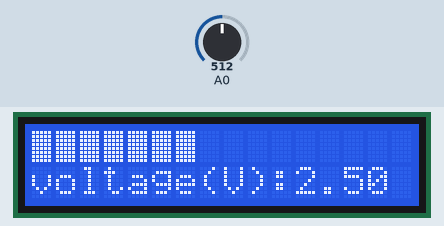
This sketch was run on a simulated Arduino Uno, built with avr-gcc and run on an emulated ATmega328P. On the bench: 16×2 character LCD. The test bench sets the inputs (shaded band); at power-on: A0 = 512.

Above: at 3.3 s.
3.4 s: A0 set to 716
At 4.2 s:
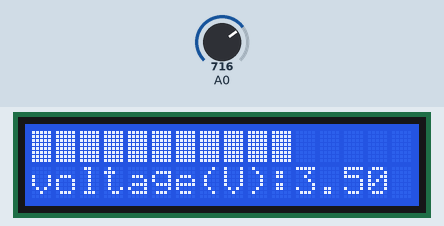
4.9 s: A0 set to 900
At 5.5 s:
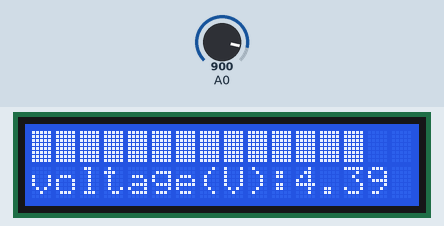
6.4 s: A0 set to 1023
At 7.6 s:
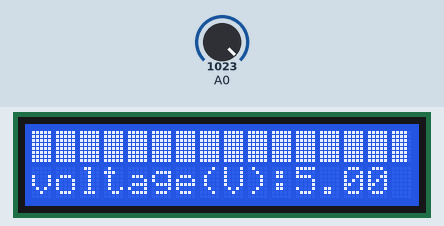
7.9 s: A0 set to 511
At 9.0 s:
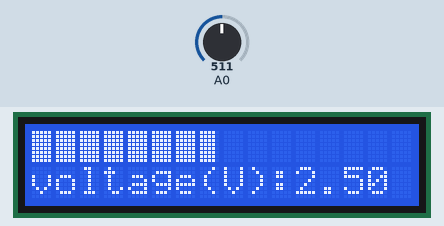
9.4 s: A0 set to 306
At 10.1 s:
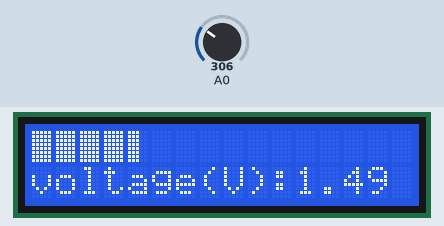
10.9 s: A0 set to 122
At 11.2 s:
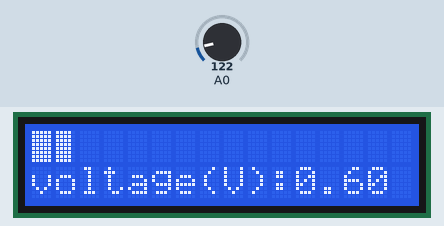
Timing chart, 0 to 13.4 s (numbered marks = the images above; inputs shaded):
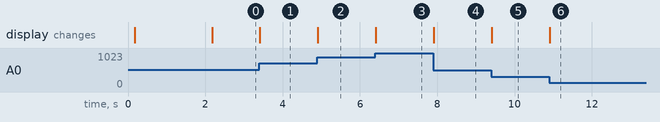

Measured:
- after the input at 3.4 s, the display: changes at once (image 1)
- after the input at 4.9 s, the display: changes at once (image 2)
- after the input at 6.4 s, the display: changes at once (image 3)
- after the input at 7.9 s, the display: changes at once (image 4)
- after the input at 9.4 s, the display: changes at once (image 5)
- after the input at 10.9 s, the display: changes at once (image 6)

The sketch:

cpe_213_Arduino_LCD1602.ino
```cpp
//เรียกใช้ LiquidCrystal เป็น library สำหรับ การทำงานของหน้าจอ LCD ในการต่อแบบขนาน
#include <LiquidCrystal.h>

// ประการตัวแปร และ define ค่าต่างๆเพื่อนำไปใช้คำนวนหาตำแหน่งในการ display graphic ในหน้าจอ LCD
#define lenght 16.0
double percent=100.0;
unsigned char b;
unsigned int peace;

// ทำการสร้างทำแหน่งของ graphic ทั้งหมด และใช้คำสั่ง createChar ภายใน void setup เพื่อสร้างจุดดำบนหน้าจอ LCD ตามตำแหน่งที่กำหนดนี้
byte p1[8] = {
  0x10,
  0x10,
  0x10,
  0x10,
  0x10,
  0x10,
  0x10,
  0x10};

byte p2[8] = {
  0x18,
  0x18,
  0x18,
  0x18,
  0x18,
  0x18,
  0x18,
  0x18};

byte p3[8] = {
  0x1C,
  0x1C,
  0x1C,
  0x1C,
  0x1C,
  0x1C,
  0x1C,
  0x1C};

byte p4[8] = {
  0x1E,
  0x1E,
  0x1E,
  0x1E,
  0x1E,
  0x1E,
  0x1E,
  0x1E};

byte p5[8] = {
  0x1F,
  0x1F,
  0x1F,
  0x1F,
  0x1F,
  0x1F,
  0x1F,
  0x1F};

// ทำการเชื่อ หน้าจอ LCD กับ ARDUINO โดย ARDUINO จะส่งข้อมูลไปติดต่อกับหน้าจอ LCD ผ่าน pin เหล่านี้
LiquidCrystal lcd(12, 11, 5, 4, 3, 2);

void setup()   {
  delay(100);
  lcd.createChar(0, p1);
  lcd.createChar(1, p2);
  lcd.createChar(2, p3);
  lcd.createChar(3, p4);
  lcd.createChar(4, p5);

  lcd.begin(16, 2);
  lcd.print(" voltage reader");
  delay(2000);
}

void loop()
{
// รับค่าจาก Potentiometer มาเก็บไว้ในตัวแปร value แล้วนำมา convert ให้เป็น 0-5 แล้วนำไปเก็บไว้ในตัวแปร percent ให้หน่วยเป็น V
  unsigned int value = analogRead(0);
  percent = (value/1024.0*100.0)*0.05;

// ทำการ display ค่าในตัวแปร percent ในหน้าจอ LCD
  lcd.setCursor(0, 1);
  lcd.print("voltage(V)");
  lcd.print(":");
  lcd.print(percent);
  lcd.setCursor(0,0);

// ทำการ คำนวนหา % ของ graphic และแสดงผลออกมากหน้าจอ LCD
  double a=lenght/100*(percent/0.05);
  if (a>=1) {
    for (int i=1;i<a;i++) {
      lcd.write(4);
      b=i;
    }
    a=a-b;
  }

  peace=a*5;
  switch (peace) {
  case 2:
    lcd.write(1);
    break;
  case 3:
    lcd.write(2);
    break;
  case 4:
    lcd.write(3);
    break;
  }

 //ล้าง graphic ที่แสดงบนหน้าจอ LCD
  for (int i =0;i<(lenght-b);i++) {
    lcd.print(" ");
  }
  ;
}
```
